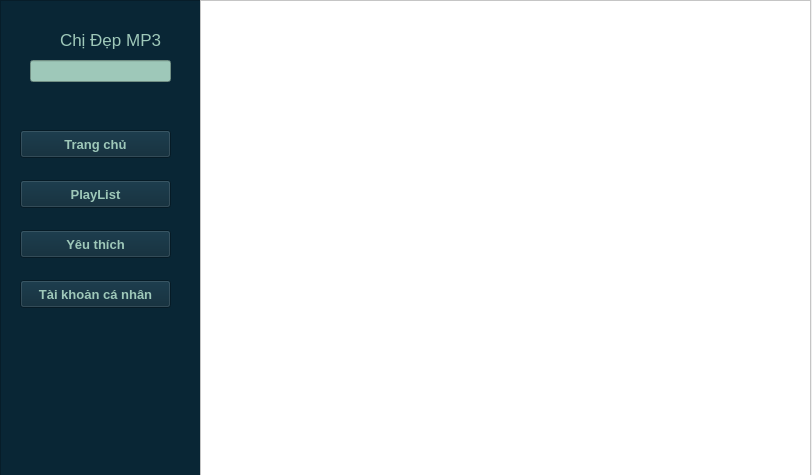
<?xml version="1.0" encoding="UTF-8"?>
<ui version="4.0">
 <class>MainWindow</class>
 <widget class="QMainWindow" name="MainWindow">
  <property name="geometry">
   <rect>
    <x>0</x>
    <y>0</y>
    <width>812</width>
    <height>475</height>
   </rect>
  </property>
  <property name="windowTitle">
   <string>Chị Đẹp MP3</string>
  </property>
  <property name="windowIcon">
   <iconset>
    <normaloff>imgs/chidep.jpg</normaloff>imgs/chidep.jpg</iconset>
  </property>
  <widget class="QWidget" name="centralwidget">
   <widget class="QFrame" name="menuPanel">
    <property name="geometry">
     <rect>
      <x>0</x>
      <y>0</y>
      <width>201</width>
      <height>591</height>
     </rect>
    </property>
    <property name="styleSheet">
     <string notr="true">background-color: #092635;</string>
    </property>
    <property name="frameShape">
     <enum>QFrame::StyledPanel</enum>
    </property>
    <property name="frameShadow">
     <enum>QFrame::Raised</enum>
    </property>
    <widget class="QLabel" name="appName">
     <property name="geometry">
      <rect>
       <x>60</x>
       <y>30</y>
       <width>131</width>
       <height>20</height>
      </rect>
     </property>
     <property name="font">
      <font>
       <family>Arial</family>
       <pointsize>13</pointsize>
       <bold>false</bold>
      </font>
     </property>
     <property name="styleSheet">
      <string notr="true">color: #9EC8B9;</string>
     </property>
     <property name="text">
      <string>Chị Đẹp MP3</string>
     </property>
    </widget>
    <widget class="QLineEdit" name="txtSearch">
     <property name="geometry">
      <rect>
       <x>30</x>
       <y>60</y>
       <width>141</width>
       <height>22</height>
      </rect>
     </property>
     <property name="font">
      <font>
       <family>Arial</family>
       <pointsize>12</pointsize>
      </font>
     </property>
     <property name="styleSheet">
      <string notr="true">background-color: #9EC8B9;</string>
     </property>
    </widget>
    <widget class="QPushButton" name="btnTrangChu">
     <property name="geometry">
      <rect>
       <x>20</x>
       <y>130</y>
       <width>151</width>
       <height>28</height>
      </rect>
     </property>
     <property name="font">
      <font>
       <pointsize>10</pointsize>
       <bold>true</bold>
      </font>
     </property>
     <property name="styleSheet">
      <string notr="true">color: #9EC8B9;</string>
     </property>
     <property name="text">
      <string>Trang chủ</string>
     </property>
    </widget>
    <widget class="QPushButton" name="btnPlayList">
     <property name="geometry">
      <rect>
       <x>20</x>
       <y>180</y>
       <width>151</width>
       <height>28</height>
      </rect>
     </property>
     <property name="font">
      <font>
       <pointsize>10</pointsize>
       <bold>true</bold>
      </font>
     </property>
     <property name="styleSheet">
      <string notr="true">color: #9EC8B9;</string>
     </property>
     <property name="text">
      <string>PlayList</string>
     </property>
    </widget>
    <widget class="QPushButton" name="btnYeuThich">
     <property name="geometry">
      <rect>
       <x>20</x>
       <y>230</y>
       <width>151</width>
       <height>28</height>
      </rect>
     </property>
     <property name="font">
      <font>
       <pointsize>10</pointsize>
       <bold>true</bold>
      </font>
     </property>
     <property name="styleSheet">
      <string notr="true">color: #9EC8B9;</string>
     </property>
     <property name="text">
      <string>Yêu thích</string>
     </property>
    </widget>
    <widget class="QLabel" name="label">
     <property name="geometry">
      <rect>
       <x>20</x>
       <y>20</y>
       <width>31</width>
       <height>31</height>
      </rect>
     </property>
     <property name="text">
      <string/>
     </property>
     <property name="pixmap">
      <pixmap>imgs/chidep-icon.jpg</pixmap>
     </property>
    </widget>
    <widget class="QPushButton" name="btnTaiKhoan">
     <property name="geometry">
      <rect>
       <x>20</x>
       <y>280</y>
       <width>151</width>
       <height>28</height>
      </rect>
     </property>
     <property name="font">
      <font>
       <pointsize>10</pointsize>
       <bold>true</bold>
      </font>
     </property>
     <property name="styleSheet">
      <string notr="true">color: #9EC8B9;</string>
     </property>
     <property name="text">
      <string>Tài khoản cá nhân</string>
     </property>
    </widget>
   </widget>
   <widget class="QScrollArea" name="scrollArea">
    <property name="geometry">
     <rect>
      <x>200</x>
      <y>0</y>
      <width>611</width>
      <height>591</height>
     </rect>
    </property>
    <property name="styleSheet">
     <string notr="true">background-color: rgb(255, 255, 255);</string>
    </property>
    <property name="widgetResizable">
     <bool>true</bool>
    </property>
    <widget class="QWidget" name="scrollAreaWidgetContents">
     <property name="geometry">
      <rect>
       <x>0</x>
       <y>0</y>
       <width>609</width>
       <height>589</height>
      </rect>
     </property>
    </widget>
   </widget>
  </widget>
 </widget>
 <resources/>
 <connections/>
</ui>
